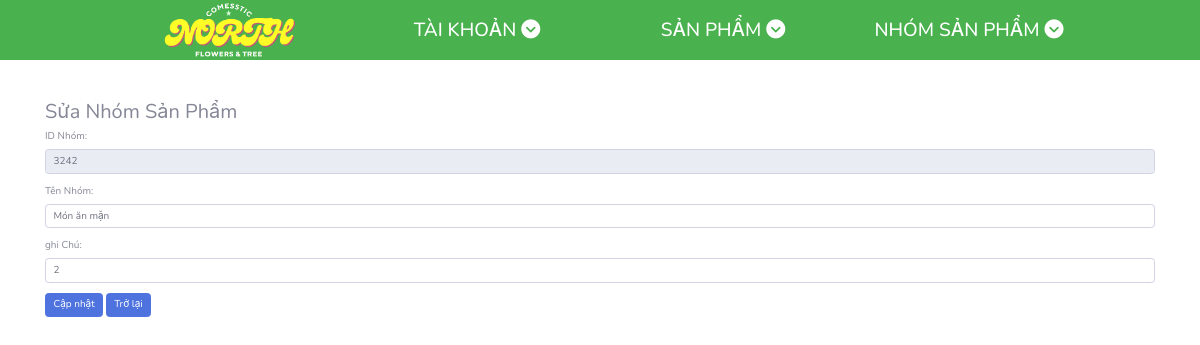
The app's page /suasanpham_nhom.php?id=3242 with its own data.
### tables this page shows
CREATE TABLE `sanpham_nhom` (
  `id` int(11) NOT NULL,
  `tennhom` varchar(100) NOT NULL,
  `ghichu` varchar(200) DEFAULT NULL
);

### ketnoi.php (called while the page is built, shortened)
<?php
   class ketnoi{
   private    $servername = "localhost";
   private  $username = "root";
   private   $password = "";
   private  $dbname = "vuthibacdk12cntt2";
    function __construct(){
    $this->conn = mysqli_connect( $this->servername,  $this->username,  $this->password,  $this->dbname);
}}
    ?>

### function_nhomsanpham.php (called while the page is built, shortened)
<?php
include "ketnoi.php";
 class nhomsanpham extends ketnoi{
    function hienthiid($id){
        $sql = "SELECT * FROM `sanpham_nhom` WHERE id = '$id'" ;
        $result = mysqli_query($this->conn, $sql);
        return $result;
    }
    }
?>

### suasanpham_nhom.php (the view, shortened to what this page needs)
<link href="quantri/vendor/fontawesome-free/css/all.min.css" rel="stylesheet" type="text/css">
    <link href="quantri/css/sb-admin-2.min.css" rel="stylesheet">
<?php include "headerquantri.php";?>
    <?php
    include "function_nhomsanpham.php";
    $nhomsanpham = new nhomsanpham();
    $id = $_GET['id'];
    $result = $nhomsanpham->hienthiid($id);
    $row = mysqli_fetch_array($result);
    ?>
                        <div class="container">
                            <div class="account__form">
                            <h2>Sửa Nhóm Sản Phẩm</h2>
        <form action="" method="POST">
            <div class="form-group">
                <label for="email">ID Nhóm:</label>
                <input type="text" class="form-control" id="idd" name="idd"
                    value="<?php echo $row['id'] ?>" disabled >
            </div>
            <div class="form-group">
                <label for="pwd">Tên Nhóm:</label>
                <input type="text" class="form-control" name="tennhom" value="<?php echo $row['tennhom'] ?> ">
            </div>
            <div class="form-group">
                <label for="email">ghi Chú:</label>
                <input type="text" class="form-control" name="ghichu" value="<?php echo $row['ghichu'] ?> ">
            </div>
            <button type="submit" class="btn btn-primary" name='ok'>Cập nhật</button>
            <a href="sanpham_nhom.php" class="btn btn-primary">Trở lại</a>
        </form>
                        </div>

### assets/css/main.css (style rules this page uses)
.container { margin-top: 40px; }

### assets/css/base.css (style rules this page uses)
:root { --green-color:#49b14d; --white-color:#fff; --black-color:#000; --header-height:180px; --header-top-height:38px; --header-center-height: 80px; --header-bottom-height:calc(var(--header-height) - (var(--header-top-height) + var(--header-center-height))) }
* { box-sizing: border-box; }
html { font-size: 62.5%; font-family: 'Roboto', sans-serif; line-height: 1.6rem; margin: 0 auto; }

### records on screen
sanpham_nhom: idd "3242", tennhom "Món ăn mặn", ghichu "2"
